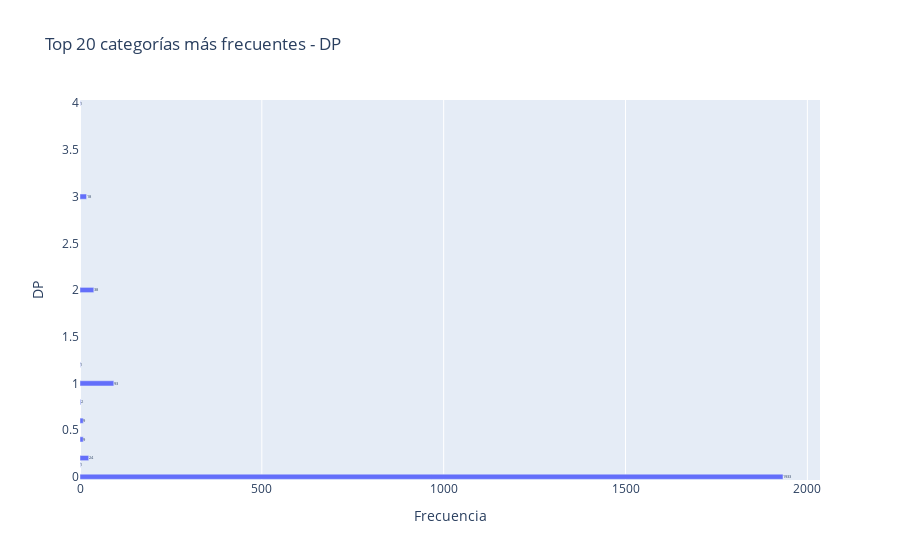

The notebook cell saved with this chart:
### Markdown cell above
### 3.2 Barras Horizontales

### Code cell
visualization.plot_interactive_bar_horizontal(datos_imputados, column='DP')

### Figure 1 — Plotly figure (JSON) as saved in the notebook; plotly's stock layout.template omitted (floating-point values rounded to 4 significant figures)
{"data": [{"hovertemplate": "Frecuencia=%{x}<br>DP=%{y}<br>text=%{text}<extra></extra>", "legendgroup": "", "marker": {"color": "#636efa", "pattern": {"shape": ""}}, "name": "", "orientation": "h", "showlegend": false, "text": [1933.0, 93.0, 38.0, 24.0, 18.0, 9.0, 9.0, 2.0, 1.0, 1.0, 1.0], "textposition": "outside", "texttemplate": "%{text}", "type": "bar", "x": [1933, 93, 38, 24, 18, 9, 9, 2, 1, 1, 1], "xaxis": "x", "y": [0.0, 1.0, 2.0, 0.2, 3.0, 0.4, 0.6, 0.8, 1.2, 0.1302, 4.0], "yaxis": "y"}], "layout": {"barmode": "relative", "legend": {"tracegroupgap": 0}, "title": {"text": "Top 20 categorías más frecuentes - DP"}, "xaxis": {"anchor": "y", "domain": [0, 1], "title": {"text": "Frecuencia"}}, "yaxis": {"anchor": "x", "categoryorder": "total ascending", "domain": [0, 1], "title": {"text": "DP"}}}}
